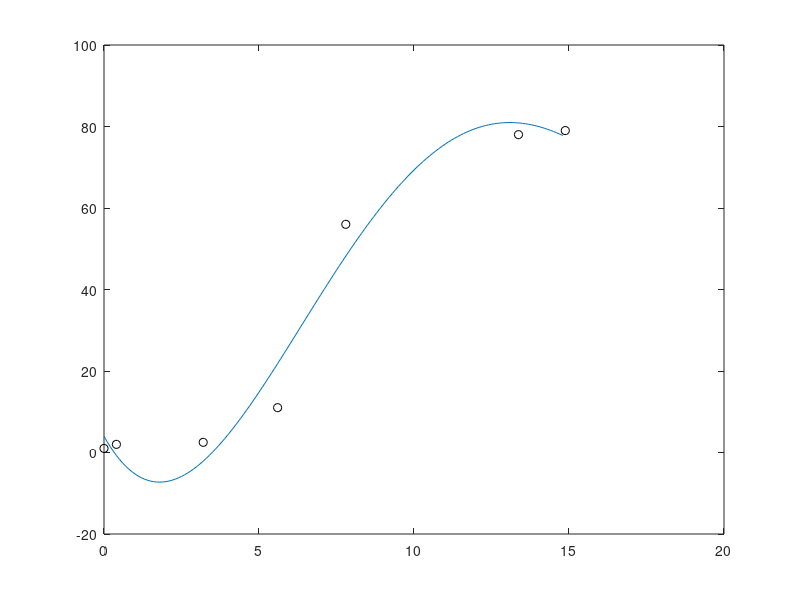

Write MATLAB code to recreate this figure. (Note: this script raises an error after producing the figure.)
clear; clf;
x = [0 0.4 3.2 5.6 7.8 13.37 14.88];
y = [1 2 2.5 11 56 78 79];
plot (x, y, 'ko');

%% полиномы

p4 = polyfit(x, y, 4);
p5 = polyfit(x, y, 5);
p6 = polyfit(x, y, 6);
hold on;
t = [0:0.1:14.88];
f4 = polyval(p4, t);
f5 = polyval(p5, t);
f6 = polyval(p6, t);
pl4 = plot (t, f4);
pl4.Color = "red";
pl4.LineWidth = 2;
pl5 = plot (t, f5);
pl5.Color = "green";
pl5.LineWidth = 2;
pl6 = plot (t, f6);
pl6.Color = "magenta";
pl6.LineWidth = 2;

legend('table data', 'p4', 'p5', 'p6');

hold off;
